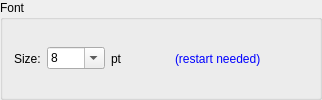
          <widget class="GroupBox" name="groupBox">
           <property name="title">
            <string>Font</string>
           </property>
           <layout class="QHBoxLayout" name="horizontalLayout_10">
            <item>
             <widget class="QLabel" name="label_29">
              <property name="text">
               <string>Size:</string>
              </property>
             </widget>
            </item>
            <item>
             <widget class="QComboBox" name="cboFontSize">
              <property name="sizePolicy">
               <sizepolicy hsizetype="Preferred" vsizetype="Fixed">
                <horstretch>0</horstretch>
                <verstretch>0</verstretch>
               </sizepolicy>
              </property>
              <property name="minimumSize">
               <size>
                <width>58</width>
                <height>0</height>
               </size>
              </property>
              <property name="editable">
               <bool>true</bool>
              </property>
              <property name="currentText">
               <string>8</string>
              </property>
              <property name="maxCount">
               <number>10</number>
              </property>
              <property name="minimumContentsLength">
               <number>1</number>
              </property>
              <item>
               <property name="text">
                <string>8</string>
               </property>
              </item>
              <item>
               <property name="text">
                <string>9</string>
               </property>
              </item>
              <item>
               <property name="text">
                <string>10</string>
               </property>
              </item>
              <item>
               <property name="text">
                <string>11</string>
               </property>
              </item>
              <item>
               <property name="text">
                <string>12</string>
               </property>
              </item>
             </widget>
            </item>
            <item>
             <widget class="QLabel" name="label_30">
              <property name="text">
               <string>pt</string>
              </property>
             </widget>
            </item>
            <item>
             <spacer name="horizontalSpacer_2">
              <property name="orientation">
               <enum>Qt::Horizontal</enum>
              </property>
              <property name="sizeHint" stdset="0">
               <size>
                <width>40</width>
                <height>20</height>
               </size>
              </property>
             </spacer>
            </item>
            <item>
             <widget class="QLabel" name="label_31">
              <property name="styleSheet">
               <string notr="true">color: blue;</string>
              </property>
              <property name="text">
               <string>(restart needed)</string>
              </property>
             </widget>
            </item>
            <item>
             <spacer name="horizontalSpacer_3">
              <property name="orientation">
               <enum>Qt::Horizontal</enum>
              </property>
              <property name="sizeHint" stdset="0">
               <size>
                <width>40</width>
                <height>20</height>
               </size>
              </property>
             </spacer>
            </item>
           </layout>
          </widget>
